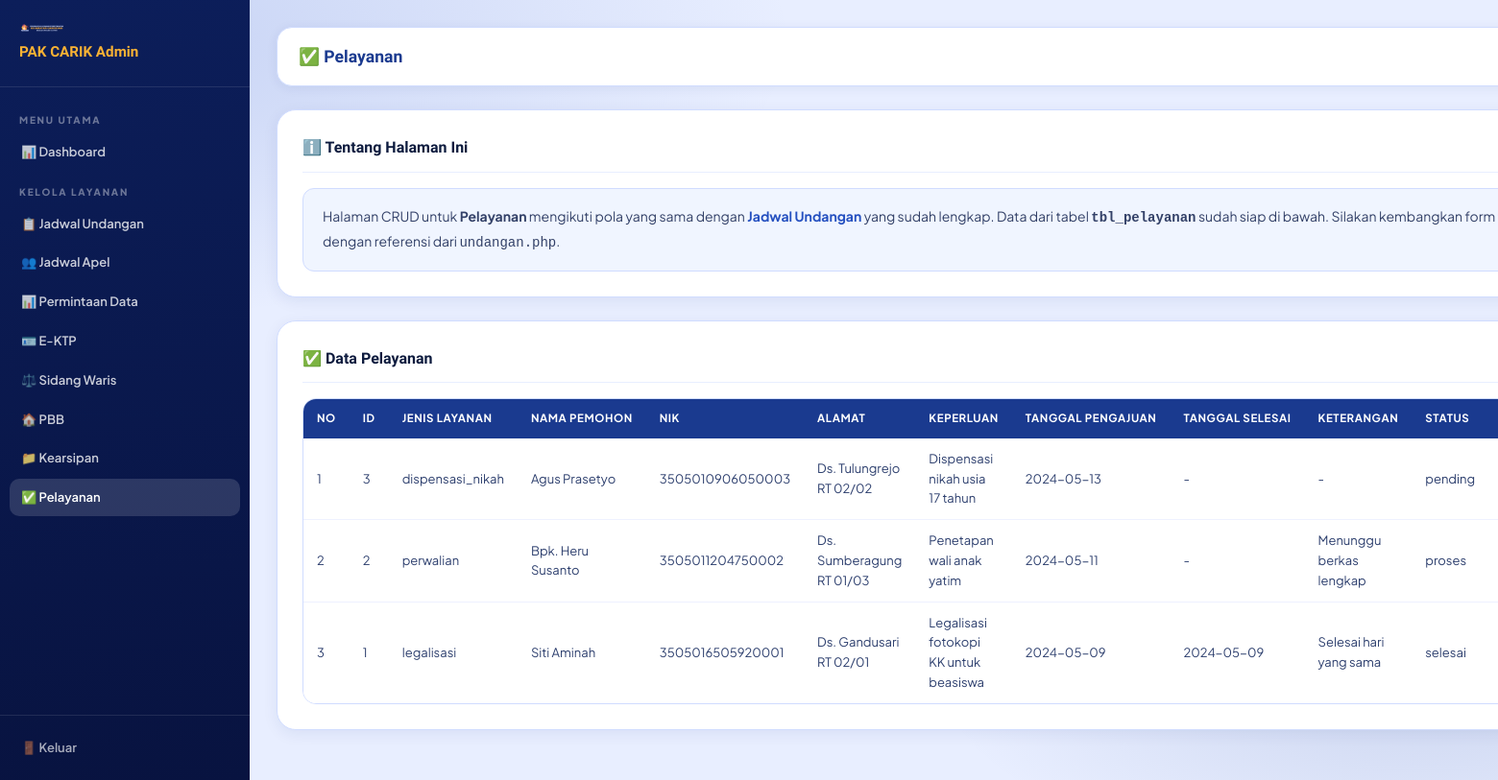
Page /admin/pelayanan.php (signed in) on the committed database.
### tables this page shows
CREATE TABLE IF NOT EXISTS `tbl_pelayanan` (
  `id`               INT UNSIGNED AUTO_INCREMENT PRIMARY KEY,
  `jenis_layanan`    ENUM('perwalian','legalisasi','dispensasi_nikah','proposal','lainnya') NOT NULL,
  `nama_pemohon`     VARCHAR(150) NOT NULL,
  `nik`              VARCHAR(16)  NOT NULL,
  `alamat`           TEXT         NOT NULL,
  `keperluan`        TEXT         NOT NULL,
  `tanggal_pengajuan` DATE        NOT NULL,
  `tanggal_selesai`  DATE,
  `keterangan`       TEXT,
  `status`           ENUM('pending','proses','selesai','batal') NOT NULL DEFAULT 'pending',
  `created_at`       TIMESTAMP DEFAULT CURRENT_TIMESTAMP,
  `updated_at`       TIMESTAMP DEFAULT CURRENT_TIMESTAMP ON UPDATE CURRENT_TIMESTAMP
);

### admin/pelayanan.php (the view, shortened to what this page needs)
<?php
require_once '../assets/php/koneksi.php';
$data = $conn->query("SELECT * FROM tbl_pelayanan ORDER BY id DESC");
$page_title = "Pelayanan";
$page_icon  = "✅";
?><!DOCTYPE html>
<html lang="id">
<head>
  <link rel="stylesheet" href="../assets/css/style.css">
</head>
<body>
<aside class="sidebar">
  <div class="sidebar-head"><img src="../assets/img/carik.png" alt="PAK CARIK"><h2>PAK CARIK Admin</h2></div>
  <nav class="sidebar-nav">
    <div class="nav-sec">Menu Utama</div>
    <a href="dashboard.php">📊 Dashboard</a>
    <div class="nav-sec">Kelola Layanan</div>
    <a href="undangan.php">📋 Jadwal Undangan</a>
    <a href="apel.php" <?php if(basename(__FILE__)=='apel.php') echo 'class="active"'; ?>>👥 Jadwal Apel</a>
    <a href="permintaan-data.php" <?php if(basename(__FILE__)=='permintaan-data.php') echo 'class="active"'; ?>>📊 Permintaan Data</a>
    <a href="ektp.php" <?php if(basename(__FILE__)=='ektp.php') echo 'class="active"'; ?>>🪪 E-KTP</a>
    <a href="sidang-waris.php" <?php if(basename(__FILE__)=='sidang-waris.php') echo 'class="active"'; ?>>⚖️ Sidang Waris</a>
    <a href="pbb.php" <?php if(basename(__FILE__)=='pbb.php') echo 'class="active"'; ?>>🏠 PBB</a>
    <a href="kearsipan.php" <?php if(basename(__FILE__)=='kearsipan.php') echo 'class="active"'; ?>>📁 Kearsipan</a>
    <a href="pelayanan.php" <?php if(basename(__FILE__)=='pelayanan.php') echo 'class="active"'; ?>>✅ Pelayanan</a>
  </nav>
  <div class="sidebar-foot"><a href="logout.php">🚪 Keluar</a></div>
</aside>
<div class="main">
  <div class="topbar">
    <h1><?= $page_icon ?> <?= $page_title ?></h1>
  </div>
  <div class="card">
    <div class="card-title">ℹ️ Tentang Halaman Ini</div>
    <div class="info-box">
      Halaman CRUD untuk <strong><?= $page_title ?></strong> mengikuti pola yang sama dengan <a href="undangan.php" style="color:#2550c0;font-weight:700;">Jadwal Undangan</a> yang sudah lengkap. Data dari tabel <code><strong><?= "tbl_pelayanan" ?></strong></code> sudah siap di bawah. Silakan kembangkan form tambah/edit sesuai kebutuhan dengan referensi dari <code>undangan.php</code>.
    </div>
  </div>
  <div class="card">
    <div class="card-title"><?= $page_icon ?> Data <?= $page_title ?></div>
    <div class="table-wrap">
      <table>
        <thead><tr><?php
          if ($data && $data->num_rows > 0) {
            $first = $data->fetch_assoc();
            echo '<th>No</th>';
            foreach (array_keys($first) as $col) echo '<th>'.strtoupper(str_replace('_',' ',$col)).'</th>';
            $data->data_seek(0);
          }
        ?></tr></thead>
        <tbody><?php
          if ($data && $data->num_rows > 0) {
            $no = 1;
            while ($row = $data->fetch_assoc()) {
              echo '<tr><td>'.$no++.'</td>';
              foreach ($row as $val) echo '<td>'.htmlspecialchars($val ?: '-').'</td>';
              echo '<td><span style="font-size:12px;color:#94a3b8;font-style:italic;">Segera hadir</span></td></tr>';
            }
          } else {
            echo '<tr><td colspan="20" style="text-align:center;padding:30px;color:#64748b;">Belum ada data.</td></tr>';
          }
        ?></tbody>
      </table>
    </div>
  </div>
</div>
</body></html>

### assets/css/style.css (style rules this page uses)
*, *::before, *::after { box-sizing: border-box; margin: 0; padding: 0; }
html { scroll-behavior: smooth; }
:root { --primary: #1a3a8f; --primary-mid: #2550c0; --primary-light: #3a6de0; --primary-pale: #e8eeff; --accent: #f9b234; --accent-dark: #d9940f; --success: #16a34a; --danger: #dc2626; --text: #0d1b3e; --text-mid: #2d3f6e; --text-soft: #5a6a8e; --surface: #ffffff; --surface-tint: #f4f7ff; --border: #d0dcff; --shadow-sm: 0 2px 12px rgba(20,40,120,.08); --shadow-md: 0 8px 32px rgba(20,40,120,.13); --shadow-lg: 0 20px 60px rgba(20,40,120,.18); --radius-sm: 10px; --radius-md: 18px; --radius-lg: 28px; --radius-xl: 40px; --header-h: 118px; }
body { font-family: 'Plus Jakarta Sans', sans-serif; color: var(--text); background: #e8eeff; overflow-x: hidden; line-height: 1.6; }
body::before { content: ''; position: fixed; inset: 0; z-index: -1; background: radial-gradient(ellipse 80% 60% at 5% 5%, rgba(37,80,192,.18) 0%, transparent 60%), radial-gradient(ellipse 60% 50% at 95% 85%, rgba(26,58,143,.15) 0%, transparent 55%), #e8eeff; pointer-events: none; }
a { text-decoration: none; color: inherit; }
img { display: block; max-width: 100%; }
.topbar { background: rgba(255,255,255,.06); border-bottom: 1px solid rgba(255,255,255,.1); color: rgba(255,255,255,.82); font-size: 12.5px; }
table { width: 100%; border-collapse: collapse; background: #fff; font-size: 14px; }
thead { background: var(--primary); color: #fff; }
thead th { padding: 14px 18px; text-align: left; font-weight: 700; font-size: 13px; letter-spacing: .05em; text-transform: uppercase; white-space: nowrap; }
tbody tr { border-bottom: 1px solid #eef1ff; transition: background .15s; }
tbody tr:last-child { border-bottom: none; }
tbody td { padding: 13px 18px; vertical-align: middle; color: var(--text-mid); }

### admin/pelayanan.php (style rules this page uses)
body { background:#f4f7ff;display:flex;min-height:100vh;font-family:'Plus Jakarta Sans',sans-serif; }
.sidebar { width:260px;background:linear-gradient(175deg,#0c1e5a,#081340);color:#fff;position:fixed;top:0;left:0;bottom:0;display:flex;flex-direction:column;z-index:100; }
.sidebar-head { padding:24px 20px;border-bottom:1px solid rgba(255,255,255,.1); }
.sidebar-head img { width:48px;margin-bottom:8px; }
.sidebar-head h2 { font-family:'Sora',sans-serif;font-size:.95rem;font-weight:900;color:#f9b234; }
.sidebar-nav { flex:1;padding:14px 10px;overflow-y:auto; }
.nav-sec { font-size:10px;font-weight:800;letter-spacing:.18em;text-transform:uppercase;color:rgba(255,255,255,.4);padding:12px 10px 6px; }
.sidebar-nav a { display:flex;align-items:center;gap:10px;padding:9px 12px;border-radius:10px;color:rgba(255,255,255,.78);font-size:13px;font-weight:600;margin-bottom:2px;transition:background .18s;text-decoration:none; }
.sidebar-nav a:hover,.sidebar-nav a.active { background:rgba(255,255,255,.14);color:#fff; }
.sidebar-foot { padding:14px 10px;border-top:1px solid rgba(255,255,255,.1); }
.sidebar-foot a { display:flex;align-items:center;gap:10px;padding:9px 12px;border-radius:10px;color:rgba(255,255,255,.65);font-size:13px;font-weight:600;text-decoration:none; }
.main { margin-left:260px;flex:1;padding:28px; }
.topbar { background:#fff;border-radius:16px;padding:16px 22px;margin-bottom:24px;display:flex;align-items:center;justify-content:space-between;box-shadow:0 2px 12px rgba(20,40,120,.07);border:1px solid #d0dcff; }
.topbar h1 { font-family:'Sora',sans-serif;font-size:1.1rem;font-weight:900;color:#1a3a8f; }
.card { background:#fff;border:1px solid #d0dcff;border-radius:20px;padding:26px;margin-bottom:24px;box-shadow:0 4px 16px rgba(20,40,120,.07); }
.card-title { font-family:'Sora',sans-serif;font-size:1rem;font-weight:800;color:#0d1b3e;margin-bottom:16px;padding-bottom:12px;border-bottom:1px solid #e8eeff; }
.info-box { background:#f0f5ff;border:1px solid #d0dcff;border-radius:12px;padding:16px 20px;font-size:14px;color:#334168;line-height:1.75; }
table { width:100%;border-collapse:collapse;font-size:13px; }
thead { background:#1a3a8f;color:#fff; }
thead th { padding:11px 14px;text-align:left;font-size:11.5px;font-weight:700;letter-spacing:.05em;text-transform:uppercase;white-space:nowrap; }
tbody tr { border-bottom:1px solid #eef1ff;transition:background .15s; }
tbody td { padding:11px 14px;vertical-align:middle;color:#2d3f6e; }
.table-wrap { overflow-x:auto;border-radius:14px;border:1px solid #d0dcff; }

### rows in the picture
tbl_pelayanan: id "3", jenis_layanan "dispensasi_nikah", nama_pemohon "Agus Prasetyo", nik "3505010906050003", alamat "Ds. Tulungrejo RT 02/02", keperluan "Dispensasi nikah usia 17 tahun", tanggal_pengajuan "2024-05-13", val "-", keterangan "-", status "pending"
tbl_pelayanan: id "2", jenis_layanan "perwalian", nama_pemohon "Bpk. Heru Susanto", nik "3505011204750002", alamat "Ds. Sumberagung RT 01/03", keperluan "Penetapan wali anak yatim", tanggal_pengajuan "2024-05-11", val "-", keterangan "Menunggu berkas lengkap", status "proses"
tbl_pelayanan: id "1", jenis_layanan "legalisasi", nama_pemohon "Siti Aminah", nik "3505016505920001", alamat "Ds. Gandusari RT 02/01", keperluan "Legalisasi fotokopi KK untuk beasiswa", val "2024-05-09", keterangan "Selesai hari yang sama", status "selesai"

### other values in the picture
$page_icon "✅"
$page_title "Pelayanan"
str_replace('_',' ',$col) "ID"
str_replace('_',' ',$col) "JENIS LAYANAN"
str_replace('_',' ',$col) "NAMA PEMOHON"
str_replace('_',' ',$col) "NIK"
str_replace('_',' ',$col) "ALAMAT"
str_replace('_',' ',$col) "KEPERLUAN"
str_replace('_',' ',$col) "TANGGAL PENGAJUAN"
str_replace('_',' ',$col) "TANGGAL SELESAI"
str_replace('_',' ',$col) "KETERANGAN"
str_replace('_',' ',$col) "STATUS"
